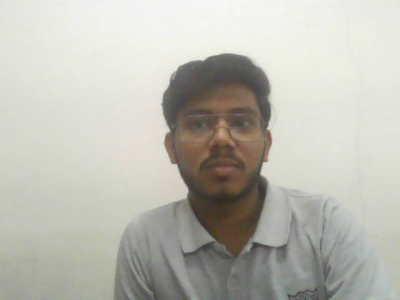
#> input picture dataset/Mayur Patil/00000.png, 400 x 300 px, given in place of the camera
$ python datasetCreation.py
#> lines starting #> are read from the running program, lines starting #| are printed output that depends on the picture; after the words box and inside, x2 and y2 are one past the last pixel; in counts of white or black regions, pixels touching at a corner belong together
import imutils
import time
import cv2
import csv
import os

cascade = 'C:/Users/DELL/AppData/Local/Programs/Python/Python39/30 Days/Day 18/haarcascade_frontalface_default.xml'
detector = cv2.CascadeClassifier(cascade)

Name = str(input("Enter your Name: "))
#> the answer given: dataset/Mayur Patil/00000.png
Roll_Number = int(input("Enter your Roll_Number : "))
#> the answer given: 3
dataset = 'dataset'
sub_data = Name
path = os.path.join(dataset, sub_data)

os.makedirs(path, exist_ok=True)

info = [str(Name), str(Roll_Number)]
with open('student.csv', 'a') as csvFile:
     write = csv.writer(csvFile)
     write.writerow(info)
csvFile.close()

print("Starting video stream...")
cam = cv2.VideoCapture(0)
if not cam.isOpened():
    print("Error: Could not open video device.")
    exit()

time.sleep(2.0)
total = 0

while total < 50:
    print(total)
    ret, frame = cam.read()
#> frame is the input picture: shape (300, 400, 3); mean B, G, R 179, 187.9, 188.7
    if not ret:
        print("Error: Could not read frame.")
        break

    img = imutils.resize(frame, width=400)
    rects = detector.detectMultiScale(
        cv2.cvtColor(img, cv2.COLOR_BGR2GRAY), scaleFactor=1.1,
        minNeighbors=5, minSize=(30, 30))
#> rects = [[240, 228, 65, 65], [165, 78, 110, 110]]

    for (x, y, w, h) in rects:
         cv2.rectangle(frame, (x, y), (x + w, y + h), (0, 255, 0), 2)
         p = os.path.sep.join([path, "{}.png".format(str(total).zfill(5))])
         cv2.imwrite(p, img)
         total += 1
#> this loop made 2 passes
#> (x, y, w, h, total) on passes 1 to 2: (240, 228, 65, 65, 1), (165, 78, 110, 110, 2)
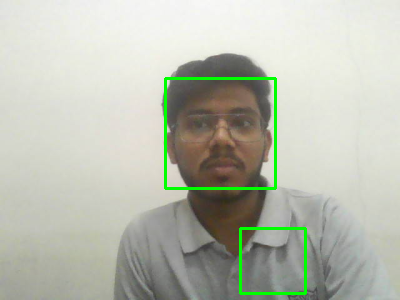
#> frame: shape (300, 400, 3); 1.74% of pixels changed, all inside (x1, y1, x2, y2) = (164, 77, 307, 295)
#> after the loop, total = 2

    cv2.imshow("Frame", frame)
    key = cv2.waitKey(1) & 0xFF
#> (key q is pressed here)
    if key == ord("q"):
       break

cam.release()
cv2.destroyAllWindows()
